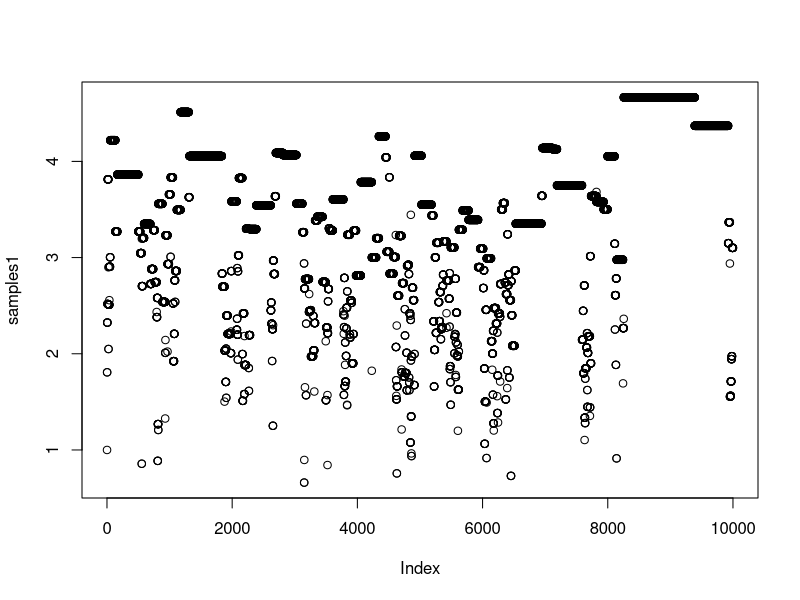
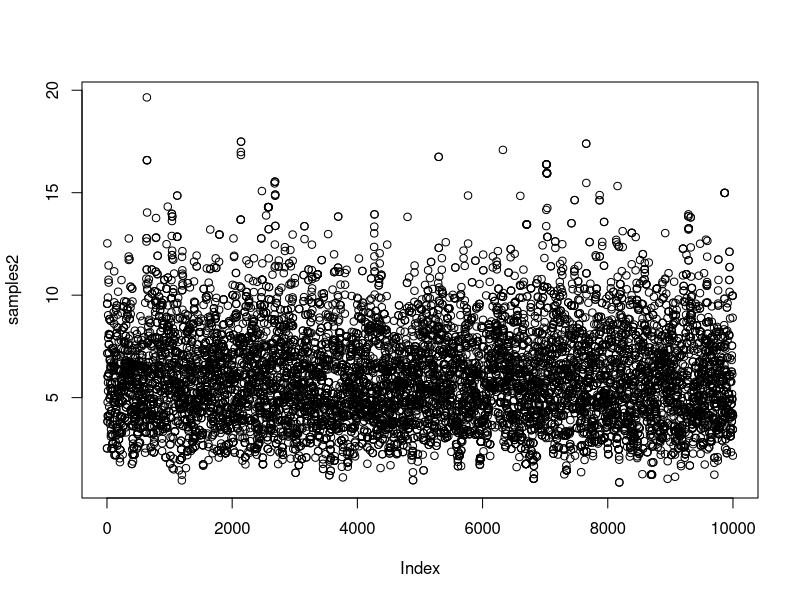
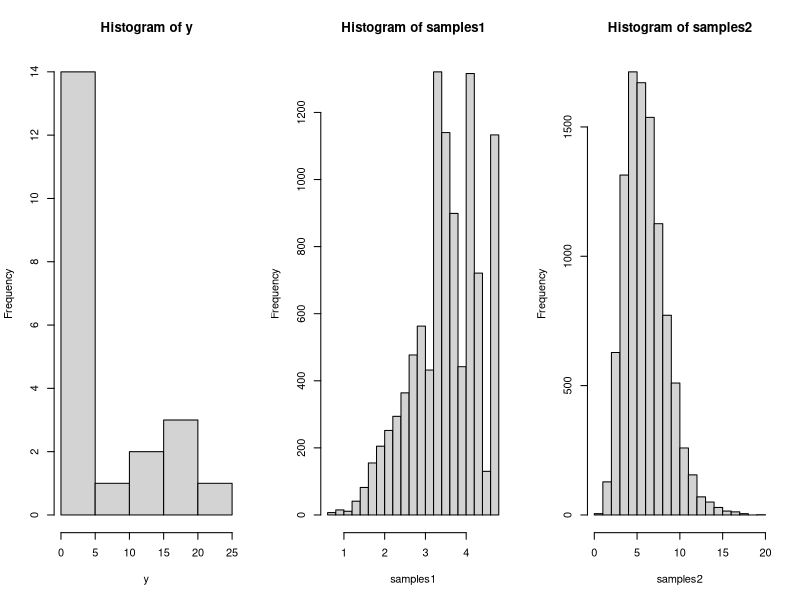

These charts were generated, in order, by the following R code:
## ---- chunk 1
knitr::opts_chunk$set(echo = TRUE)
## ---- chunk 2
pifunc <- function(x) {
    x^5 * exp(-x)
}

lognormalfuncs <- list(propsample=function(x) { rlnorm(1, meanlog=x, sdlog=1) },
                       propdensity=function(x, y) { dlnorm(x, meanlog=y, sdlog=1) },
                       targetdensity=pifunc)

chisquarefuncs <- list(propsample=function(x) { rchisq(1, df=floor(x + 1)) },
                       propdensity=function(x, y) { dchisq(x, df=floor(y + 1)) },
                       targetdensity=pifunc)

metropolis_hastings <- function(X0, iters, funcs) {
    x <- X0
    values <- rep(0, iters)

    alpha <- function(x, y) {
        numerator <- funcs$targetdensity(y) * funcs$propdensity(x, y)
        denominator <- funcs$targetdensity(x) * funcs$propdensity(y, x)
        numerator / denominator
    }

    for (i in 1:iters) {
        y <- funcs$propsample(x)
        u <- runif(1)

        if (u < alpha(x, y)) {
            x = y
        }

        values[i] <- x
    }

    values
}

iters <- 10000
X0 <- 1

x <- 0:20
y <- sapply(x, function(x) pifunc(x))
## ---- chunk 3
set.seed(123456)
samples1 <- metropolis_hastings(X0=X0, iters=iters, funcs=lognormalfuncs)
mean(samples1)
plot(samples1)
## ---- chunk 4
set.seed(123456)
samples2 <- metropolis_hastings(X0=X0, iters=iters, funcs=chisquarefuncs)
mean(samples2)
plot(samples2)
## ---- chunk 5
x <- 0:20
y <- sapply(x, function(x) pifunc(x))

oldpar <- par(mfrow = c(1, 3))

hist(y)
hist(samples1)
hist(samples2)

## ---- chunk 6
par(oldpar)
